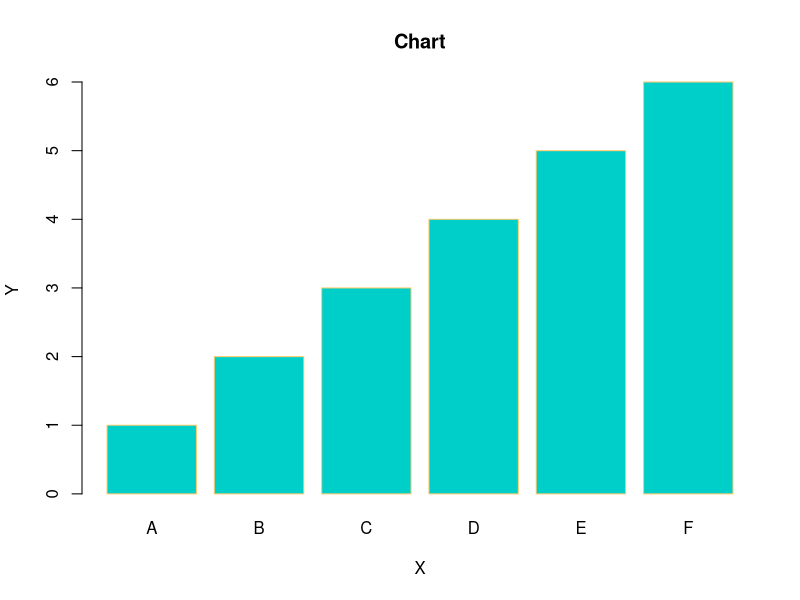

Source code (R):
h <- c(1, 2, 3, 4, 5, 6)
M <- c("A", "B", "C", "D", "E", "F")
barplot(h, names.arg = M, xlab = "X", ylab = "Y",
col = "#00cec9", main = "Chart", border = "#fdcb6e")